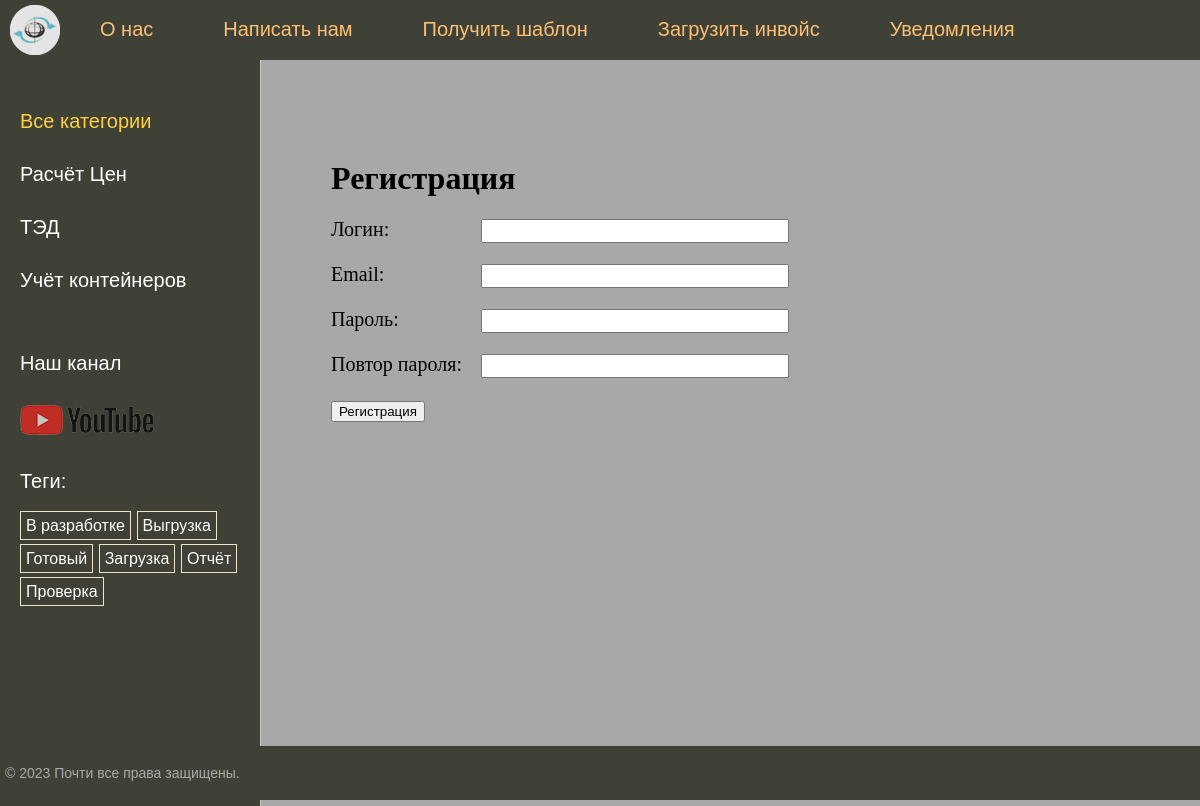
Screenshot of /register/ with the database file from the repository.
### trade_logistic/models.py (models this page shows, shortened)
class Category(models.Model):
    class Meta:
        verbose_name = 'Категория'
        verbose_name_plural = 'Категории'
    name = models.CharField(max_length=100, db_index=True, verbose_name='Категории')
    slug = models.SlugField(max_length=255, unique=True, db_index=True, verbose_name='Слаг')
    objects = models.Manager()
    def get_absolute_url(self):
        return reverse('category', kwargs={'cat_slug': self.slug})

class TagPost(models.Model):
    class Meta:
        verbose_name = 'Тэг'
        verbose_name_plural = 'Тэги'
    tag = models.CharField(max_length=100, db_index=True)
    slug = models.SlugField(max_length=255, unique=True, db_index=True)
    objects = models.Manager()
    def get_absolute_url(self):
        return reverse('tag', kwargs={'tag_slug': self.slug})

### trade_logistic/views.py (the view, shortened to what this page needs)
# urls.py: path('register/', RegisterUser.as_view(), name='register'),
class RegisterUser(DataMixin, CreateView):
    form_class = RegisterUserForm
    template_name = 'trade_logistic/register.html'
    success_url = reverse_lazy('login')
    def get_context_data(self, *, object_list=None, **kwargs):
        context = super().get_context_data(**kwargs)
        c_def = self.get_user_context(title='Регистрация')
        return dict(list(context.items()) + list(c_def.items()))

### trade_logistic/forms.py
class RegisterUserForm(UserCreationForm):
    username = forms.CharField(label='Логин', widget=forms.TextInput(attrs={'class': 'form-input'}))
    email = forms.EmailField(label='Email', widget=forms.EmailInput(attrs={'class': 'form-input'}))
    password1 = forms.CharField(label='Пароль', widget=forms.PasswordInput(attrs={'class': 'form-input'}))
    password2 = forms.CharField(label='Повтор пароля', widget=forms.PasswordInput(attrs={'class': 'form-input'}))
    class Meta:
        model = User
        fields = ('username', 'email', 'password1', 'password2')

### trade_logistic/templatetags/trade_logistic_tags.py (called while the page is built)
@register.inclusion_tag('trade_logistic/list_categories.html')
def show_categories(cat_selected=0):
    cats = Category.objects.annotate(total=Count('posts')).filter(total__gt=0)
    return {'cats': cats, 'cat_selected': cat_selected}

@register.inclusion_tag('trade_logistic/list_tags.html')
def show_all_tags():
    tags = TagPost.objects.annotate(total=Count('tags')).filter(total__gt=0)
    return {'tags': tags}

### trade_logistic/utils.py (called while the page is built)
    def get_user_context(self, **kwargs):
        context = kwargs
        cats = Category.objects.annotate(Count('posts'))
        user_menu = menu.copy()
        if not self.request.user.is_authenticated:
            user_menu.pop(1)
        context['menu'] = user_menu
        context['cats'] = cats
        if 'cat_selected' not in context:
            context['cat_selected'] = 0
        return context

### trade_logistic/templates/trade_logistic/register.html (shortened to what this page needs)
{% extends 'base.html' %}
{% block content %}
<h1>{{title}}</h1>
<form method="post">
{% for f in form %}
<p><label class="form-label" for="{{ f.id_for_label }}">{{f.label}}: </label>{{ f }}</p>
{% endfor %}
    <button type="submit">Регистрация</button>
</form>
{% endblock %}

### templates/base.html (shortened to what this page needs)
{% load static %}
{% load trade_logistic_tags %}
<!DOCTYPE html>
<html>
<head>
    <link type="text/css" href="{% static 'trade_logistic/css/styles.css' %}" rel="stylesheet"/>
</head>
<body>
<table class="table-page" border=0 cellpadding="0" cellspacing="0">
    <tr>
        <td valign=top>
            {% block mainmenu %}
            <div class="header">
                <ul id="mainmenu" class="mainmenu">
                    <li class="logo"><a href="{% url 'home' %}">
                        <div class="logo"></div>
                    </a></li>
                    {% for m in menu %}
                    <li><a href="{% url m.url_name %}">{{ m.title }}</a> </li>
                    {% endfor %}
                {% if request.user.is_authenticated %}
				<li class="last"> {{user.username}} | <a href="{% url 'logout' %}">Выйти</a></li>
				{% else %}
				<li class="last"><a href="{% url 'register' %}">Регистрация</a> | <a href="{% url 'login' %}">Войти</a></li>
				{% endif %}
                </ul>
            </div>
            {% endblock mainmenu %}
            <table class="table-content" border=0 cellpadding="0" cellspacing="0">
                <tr>
                    <td valign="top" class="left-chapters">
                        <ul id="leftchapters">
                            {% if cat_selected == 0 %}
                            <li class="selected">Все категории</li>
                            {% else %}
                            <li><a href="{% url 'home' %}">Все категории</a></li>
                            {% endif %}
                            {% for c in cats %}
                            {% if c.posts__count > 0 %}
                            {% if c.pk == cat_selected %}
                            <li class="selected">{{c.name}}</li>
                            {% else %}
                            <li><a href="{{ c.get_absolute_url }}">{{c.name}}</a></li>
                            {% endif %}
                            {% endif %}
                            {% endfor %}
                            <li class="share">
                                <p>Наш канал</p>
                                <a class="share-yt" href="https://www.youtube.com/@beltamozhservice_BY" target="_blank"
                                   rel="nofollow"></a>
                            </li>
                            <li>{% show_all_tags %}</li>
                        </ul>
                    </td>
                    <td valign="top" class="content">
                        <div class="content-text">
                            {% block content %}
                            {% endblock %}
                        </div>
                    </td>
                </tr>
            </table>
        </td>
    </tr>
    <tr>
        <td valign=top>
            <div id="footer">
                <p>&copy; 2023 Почти все права защищены.</p>
            </div>
        </td>
    </tr>
</table>
</body>
</html>

### trade_logistic/templates/trade_logistic/list_tags.html
{% if tags %}
    <p>Теги:</p>
    <ul class="tags-list">
        {% for t in tags %}
            <li><a href="{{ t.get_absolute_url }}">{{ t.tag }}</a></li>
        {% endfor %}
    </ul>
{% endif %}

### trade_logistic/static/trade_logistic/css/styles.css (style rules this page uses)
html, body { font-family: 'Arial'; margin: 0; padding: 0; height: 100%; width: 100%; color: #444; }
a { color: #0059b2; text-decoration: none; }
.table-page { width: 100%; height: 100%; vertical-align: top; }
.table-page tr { height: 100%; }
.header { background: #3F4137; height: 60px; }
.logo { background: url('../images/logo.png') no-repeat 10px 5px; width: 70px; height: 60px; }
ul.mainmenu { list-style: none; margin: 0; padding: 0; height: 60px; color: #fdc073; font-size: 20px; overflow: hidden; }
ul.mainmenu li { float: left; margin: 18px 40px 0 30px; }
ul.mainmenu li.logo { margin: 0; }
ul.mainmenu li.last { float: right; }
ul.mainmenu li a { color: #fdc073; text-decoration: none; }
.table-content { width: 100%; min-height: 100%; height: 100%; }
.left-chapters { margin: 0; background: #eee; background-color: #3f4137; border-right: 1px solid #ccc; }
.left-chapters ul { width: 230px; margin: 0; padding: 20px 10px 10px 20px; list-style: none; font-size: 20px; }
.left-chapters ul li { margin: 30px 0 0 0; color: #ffffff; }
.left-chapters ul li.selected { color: #FFCF40; }
.left-chapters ul li a { color: #ffffff; text-decoration: none; }
.left-chapters ul li.share { margin: 60px 0 0 0; }
.left-chapters ul li.share p { margin: 30px 0 30px 0; }
.left-chapters ul li.share a { display: inline-block; width: 40px; height: 40px; margin: 0 20px 0 0; }
.left-chapters ul li.share a.share-yt { width: 100%; height: 30px; background: url('../images/share_yt.png') no-repeat 0 0 }
ul.tags-list { width: 100%; margin: 0; padding: 0; list-style: none; }
ul.tags-list li { margin: 0; padding: 0 0 10px; display: inline-block; }
ul.tags-list li a { padding: 5px; font-size: 16px; border: 1px solid #aaa; border-color: #EAE6CA; }
.content { padding: 40px 20px 20px 40px; width: 100%; box-sizing: border-box; background-color: #A8A8A8; }
.content-text { margin: 60px 0 0 30px; color: #000; font-size: 20px; font-family: Yandex Sans Display Light; }
.content-text h1 { font-size: 32px; }
#footer { box-sizing: border-box; background: #3F4137; padding: 5px; color: #aaa; font-size: 14px; font-family: Verdana, Geneva, Arial, Helvetica; text-align: left; overflow: hidden; }
.form-input { width: 300px; font-size: 16px; }
.form-label { display: inline-block; min-width: 150px; vertical-align: top; }

### rows the page displays
Category: name "Расчёт Цен"
Category: name "ТЭД"
Category: name "Учёт контейнеров"
TagPost: tag "В разработке"
TagPost: tag "Выгрузка"
TagPost: tag "Готовый"
TagPost: tag "Загрузка"
TagPost: tag "Отчёт"
TagPost: tag "Проверка"

### other values shown
{{ m.title }} "О нас" "Написать нам" "Получить шаблон" "Загрузить инвойс" "Уведомления"
{{ title }} "Регистрация"
{{ f.label }} "Логин" "Email" "Пароль" "Повтор пароля"
